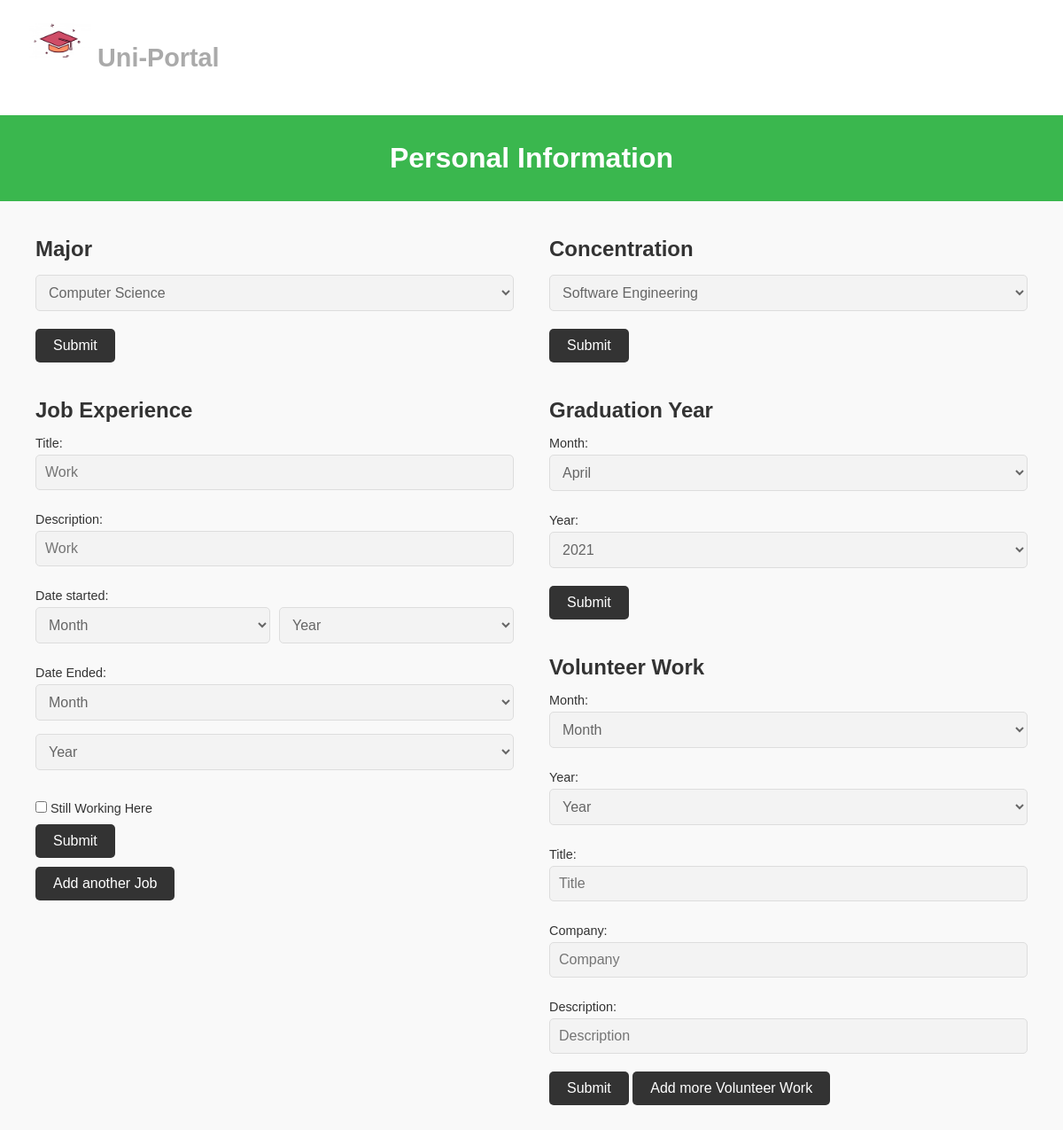
The page /profile (signed in) on the database its author committed.
### portal/models.py (models this page shows, shortened)
class User(db.Model, UserMixin):
    id = db.Column(db.Integer(), primary_key=True)
    firstname = db.Column(db.String(length=30), nullable=False, unique=False)
    lastname = db.Column(db.String(length=30), nullable=False, unique=False)
    email_address=db.Column(db.String(length=50), nullable=True, unique=True)
    password_hash= db.Column(db.String(length=60), nullable=False)
    major=db.Column(db.String(length=30), nullable=True)
    concentration=db.Column(db.String(length=30), nullable=True)
    gradmonth=db.Column(db.String(length=30), nullable=True)
    gradyear=db.Column(db.Integer(), nullable=True)
    @property
    def password(self):
        return self.password

### portal/routes.py (the view, shortened to what this page needs)
@app.route('/profile', methods=['GET', 'POST'])
def profile_page():
    majors = ['Computer Science', 'English', 'Business Administration', 'Psychology', 'Biology', 'Engineering', 'Art', 'History', 'Mathematics']
    years = [ 2013, 2014, 2015, 2016, 2017, 2018, 2019, 2020, 2021, 2022, 2023, 2024]
    months = list(calendar.month_name)[1:]
    concentrations = ['Software Engineering', 'Systems', 'AI and Game Development']
    form = ProfileForm()
    form2 = ExperienceForm()
    form3 = ExperienceForm()
    user = getUser()
    return render_template('profile.html', form=form, majors=majors, form2=form2, years=years, months=months, user=user, concentrations=concentrations, form3=form3)

### portal/forms.py
class ProfileForm(FlaskForm):
    major = StringField(label="Major")
    concentration = StringField(label="Major")
    gradmonth = StringField(label="Graduation Month")
    gradyear = StringField(label="Graduation Year")
    submit = SubmitField('submit')

class ExperienceForm(FlaskForm):
    title = StringField(label="Title" ,validators=[DataRequired()])
    desc = StringField(label="Desc",validators=[DataRequired()])
    company = StringField(label="Company")
    submit2 = SubmitField('submit')
    submit3 = SubmitField('submit')

### portal/models.py (called while the page is built)
@login_manager.user_loader
def load_user(user_id):
    return User.query.get(int(user_id))

### portal/routes.py (called while the page is built)
def getUser():
    if not current_user.is_authenticated:
        flash(f'Required login for this page is currently disabled. Using maddie as default', category='success')
        user = User.query.filter_by(email_address="mbrow378@uncc.edu").first()
    else:
        user = User.query.filter_by(id=current_user.id).first()
    return user

### portal/templates/profile.html (shortened to what this page needs)
<!DOCTYPE html>
<html lang="en">
    <head>
        <link rel="stylesheet" type="text/css" href="{{ url_for('static', filename='profile.css') }}">
    </head>
    <body>
        <header class="header">
            <div class="square">
                <img src="{{ url_for('static', filename='icon.png') }}">
            </div>
            <h1 class="header-title"><a class="nav-link" href="{{ url_for('dashboard_page') }}">Uni-Portal</a></h1>
        </header>
        <section class="banner">
            <h2>Personal Information</h2>
        </section>
        <main class="content">
            <div class="column">
                <div class="section">
                    <h3>Major</h3>
                    <form method="POST">
                        <select required name="major">
                            {% if user.major != None %}
                                <option value="{{ user.major }}" disabled selected>{{user.major}}</option>
                            {% else %}
                                <option value="" disabled selected>Select Major</option>
                            {% endif %}
                        </select>
                        {{ form.submit(value="Submit")}}
                    </form>
                </div>
                <div class="section" id="job-experience-container">
                    <h3>Job Experience</h3>
                    <form method="POST" id="job-experience-form">
                        <div class="job-experience">
                            <label>Title:</label>
                            {{ form2.title(placeholder="Work") }}
                            <label>Description:</label>
                            {{ form2.desc(placeholder="Work") }}
                            <label>Date started:</label>
                            <div class="select-group">
                                <select name="monthstart">
                                    <option value="" disabled selected>Month</option>
                                </select>
                                <select name="yearstart">
                                    <option value="" disabled selected>Year</option>
                                </select>
                            </div>
                            <div class="jobend">
                            <label>Date Ended:</label>
                            <select name="monthend">
                                <option value="" disabled selected>Month</option>
                            </select>
                            <select name="yearend">
                                <option value="" disabled selected>Year</option>
                            </select>
                        </div>
                            <label>
                                <input type="checkbox" class="checkbox"> Still Working Here
                            </label>
                            {{ form2.submit2(value="Submit")}}
                        </div>
                    <button type="button" class="add-job">Add another Job</button>
                    </form>
                </div>
                </div>
                <div class="column">
                    <div class="section">
                        <h3>Concentration</h3>
                        <form method="POST" >
                            <select name="Concentration">
                            {% if user.concentration != None %}
                                <option value="{{ user.concentration }}" disabled selected>{{user.concentration}}</option>
                            {% else %}
                                <option value="" disabled selected>Select Concentration</option>
                            {% endif %}
                            </select>
                            <button>Submit</button>
                        </form>
                    </div>
                    <div class="section">
                        <h3>Graduation Year</h3>
                        <label>Month:</label>
                        <form method="POST">
                        <select name="gradmonth">
                            {% if user.gradmonth != None %}
                                <option value="{{ user.gradmonth }}" disabled selected>{{user.gradmonth}}</option>
                            {% else %}
                                <option value="" disabled selected>Month</option>
                            {% endif %}
                        </select>
                        <label>Year:</label>
                        <select name="gradyear">
                            {% if user.gradyear != None %}
                                <option value="{{ user.gradyear }}" disabled selected>{{user.gradyear}}</option>
                            {% else %}
                                <option value="" disabled selected>Year</option>
                            {% endif %}
                        </select>
                        {{ form.submit(value="Submit")}}
                    </form>
                </div>
                <div class="section" id="volunteer-work-container">
                    <h3>Volunteer Work</h3>
                    <div class="volunteer-work">
                        <form id="volunteer-work-form" method="POST">
                            <label>Month:</label>
                            <select required name="volunteermonth">
                                <option value="" disabled selected>Month</option>
                            </select>
                            <label>Year:</label>
                            <select required name="volunteeryear">
                                <option value="" disabled selected>Year</option>
                            </select>
                            <label>Title:</label>
                            {{ form3.title(placeholder="Title") }}
                            <label>Company:</label>
                            {{ form3.company(placeholder="Company") }}
                            <label>Description:</label>
                            {{ form3.desc(placeholder="Description") }}
                            {{ form3.submit3(value="Submit")}}
                            <button type="button" class="add-volunteer">Add more Volunteer Work</button>
                    </form>
                </div>
            </div>
            </div>
        </main>
    </body>
</html>

### portal/static/profile.css (style rules this page uses)
* { margin: 0; padding: 0; box-sizing: border-box; }
body { font-family: Arial, sans-serif; background-color: #f9f9f9; color: #333; }
.header { display: flex; align-items: center; padding: 20px; background-color: #fff; box-shadow: 0 2px 4px rgba(0, 0, 0, 0.1); }
.header-title { font-size: 1.8em; color: #aaa; }
.nav-link { text-decoration: none; color: #aaa; }
.banner { background-color: #3AB74E; color: #fff; text-align: center; padding: 30px 0; }
.banner h2 { font-size: 2em; }
.content { display: flex; gap: 40px; padding: 40px; max-width: 1200px; margin: 0 auto; }
.column { flex: 1; }
.section { margin-bottom: 40px; }
.section h3 { font-size: 1.5em; color: #333; margin-bottom: 10px; }
label { display: block; font-size: 0.9em; color: #333; margin-top: 15px; }
input[type="text"], select { width: 100%; padding: 10px; margin-top: 5px; margin-bottom: 10px; border: 1px solid #ddd; border-radius: 5px; font-size: 1em; color: #666; background-color: #f3f3f3; }
.select-group { display: flex; gap: 10px; }
button, input { background-color: #333; color: #fff; padding: 10px 20px; border: none; border-radius: 5px; cursor: pointer; font-size: 1em; margin-top: 10px; transition: background-color 0.3s; }
img { max-width: 100%; max-height: 100%; }
.square { height: 90px; width: 90px; }
[type=button]:not(:disabled), [type=reset]:not(:disabled), [type=submit]:not(:disabled), button:not(:disabled) { cursor: pointer; }

### rows shown on the page
User: major "Computer Science", Concentration "Software Engineering", gradmonth "April", gradyear "2021"
